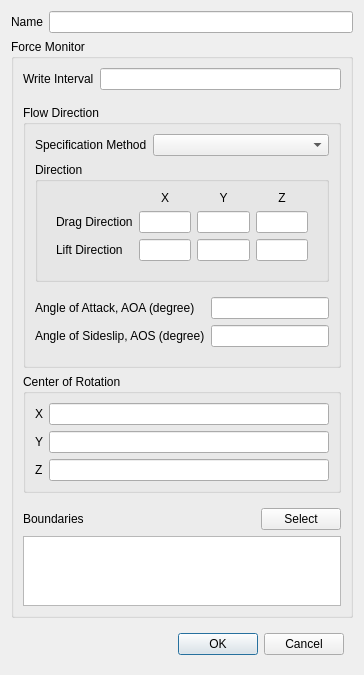
<?xml version="1.0" encoding="UTF-8"?>
<ui version="4.0">
 <class>ForceDialog</class>
 <widget class="QDialog" name="ForceDialog">
  <property name="geometry">
   <rect>
    <x>0</x>
    <y>0</y>
    <width>364</width>
    <height>660</height>
   </rect>
  </property>
  <property name="windowTitle">
   <string>Force Monitor</string>
  </property>
  <layout class="QVBoxLayout" name="verticalLayout_2">
   <item>
    <widget class="QWidget" name="nameWidget" native="true">
     <layout class="QFormLayout" name="formLayout_6">
      <property name="leftMargin">
       <number>0</number>
      </property>
      <property name="topMargin">
       <number>0</number>
      </property>
      <property name="rightMargin">
       <number>0</number>
      </property>
      <property name="bottomMargin">
       <number>0</number>
      </property>
      <item row="0" column="0">
       <widget class="QLabel" name="label_1">
        <property name="text">
         <string>Name</string>
        </property>
       </widget>
      </item>
      <item row="0" column="1">
       <widget class="MonitorNameEdit" name="name"/>
      </item>
     </layout>
    </widget>
   </item>
   <item>
    <widget class="QGroupBox" name="monitor">
     <property name="title">
      <string>Force Monitor</string>
     </property>
     <layout class="QVBoxLayout" name="verticalLayout">
      <item>
       <widget class="QWidget" name="widget_3" native="true">
        <layout class="QFormLayout" name="formLayout">
         <property name="leftMargin">
          <number>0</number>
         </property>
         <property name="topMargin">
          <number>0</number>
         </property>
         <property name="rightMargin">
          <number>0</number>
         </property>
         <property name="bottomMargin">
          <number>9</number>
         </property>
         <item row="0" column="0">
          <widget class="QLabel" name="label_2">
           <property name="text">
            <string>Write Interval</string>
           </property>
          </widget>
         </item>
         <item row="0" column="1">
          <widget class="QLineEdit" name="writeInterval">
           <property name="text">
            <string/>
           </property>
          </widget>
         </item>
        </layout>
       </widget>
      </item>
      <item>
       <widget class="QGroupBox" name="groupBox_2">
        <property name="title">
         <string>Flow Direction</string>
        </property>
        <layout class="QVBoxLayout" name="verticalLayout_4">
         <item>
          <widget class="QWidget" name="widget_4" native="true">
           <layout class="QFormLayout" name="formLayout_2">
            <property name="leftMargin">
             <number>0</number>
            </property>
            <property name="topMargin">
             <number>0</number>
            </property>
            <property name="rightMargin">
             <number>0</number>
            </property>
            <property name="bottomMargin">
             <number>0</number>
            </property>
            <item row="0" column="0">
             <widget class="QLabel" name="label_4">
              <property name="text">
               <string>Specification Method</string>
              </property>
             </widget>
            </item>
            <item row="0" column="1">
             <widget class="PythonComboBox" name="specificationMethod"/>
            </item>
           </layout>
          </widget>
         </item>
         <item>
          <widget class="QGroupBox" name="direction">
           <property name="title">
            <string>Direction</string>
           </property>
           <layout class="QVBoxLayout" name="verticalLayout_5">
            <item>
             <widget class="QWidget" name="widget_5" native="true">
              <layout class="QGridLayout" name="gridLayout">
               <property name="topMargin">
                <number>0</number>
               </property>
               <item row="0" column="3">
                <widget class="QLabel" name="label_5">
                 <property name="text">
                  <string>Z</string>
                 </property>
                 <property name="alignment">
                  <set>Qt::AlignCenter</set>
                 </property>
                </widget>
               </item>
               <item row="0" column="1">
                <widget class="QLabel" name="label_6">
                 <property name="text">
                  <string>X</string>
                 </property>
                 <property name="alignment">
                  <set>Qt::AlignCenter</set>
                 </property>
                </widget>
               </item>
               <item row="1" column="1">
                <widget class="PFloatLineEdit" name="dragDirectionX"/>
               </item>
               <item row="0" column="2">
                <widget class="QLabel" name="label_10">
                 <property name="text">
                  <string>Y</string>
                 </property>
                 <property name="alignment">
                  <set>Qt::AlignCenter</set>
                 </property>
                </widget>
               </item>
               <item row="1" column="3">
                <widget class="PFloatLineEdit" name="dragDirectionZ"/>
               </item>
               <item row="1" column="2">
                <widget class="PFloatLineEdit" name="dragDirectionY"/>
               </item>
               <item row="1" column="0">
                <widget class="QLabel" name="label_11">
                 <property name="text">
                  <string>Drag Direction</string>
                 </property>
                </widget>
               </item>
               <item row="2" column="0">
                <widget class="QLabel" name="label_12">
                 <property name="text">
                  <string>Lift Direction</string>
                 </property>
                </widget>
               </item>
               <item row="2" column="1">
                <widget class="PFloatLineEdit" name="liftDirectionX"/>
               </item>
               <item row="2" column="2">
                <widget class="PFloatLineEdit" name="liftDirectionY"/>
               </item>
               <item row="2" column="3">
                <widget class="PFloatLineEdit" name="liftDirectionZ"/>
               </item>
              </layout>
             </widget>
            </item>
           </layout>
          </widget>
         </item>
         <item>
          <widget class="QWidget" name="angles" native="true">
           <layout class="QFormLayout" name="formLayout_4">
            <property name="leftMargin">
             <number>0</number>
            </property>
            <property name="rightMargin">
             <number>0</number>
            </property>
            <item row="0" column="0">
             <widget class="QLabel" name="label_22">
              <property name="text">
               <string>Angle of Attack, AOA (degree)</string>
              </property>
             </widget>
            </item>
            <item row="0" column="1">
             <widget class="BatchableFloatEdit" name="AoA"/>
            </item>
            <item row="1" column="0">
             <widget class="QLabel" name="label_23">
              <property name="text">
               <string>Angle of Sideslip, AOS (degree)</string>
              </property>
             </widget>
            </item>
            <item row="1" column="1">
             <widget class="BatchableFloatEdit" name="AoS"/>
            </item>
           </layout>
          </widget>
         </item>
        </layout>
       </widget>
      </item>
      <item>
       <widget class="QWidget" name="widget_2" native="true">
        <layout class="QVBoxLayout" name="verticalLayout_3">
         <property name="leftMargin">
          <number>0</number>
         </property>
         <property name="topMargin">
          <number>0</number>
         </property>
         <property name="rightMargin">
          <number>0</number>
         </property>
         <item>
          <widget class="QGroupBox" name="groupBox_5">
           <property name="title">
            <string>Center of Rotation</string>
           </property>
           <layout class="QFormLayout" name="formLayout_5">
            <item row="0" column="0">
             <widget class="QLabel" name="label_14">
              <property name="text">
               <string>X</string>
              </property>
             </widget>
            </item>
            <item row="0" column="1">
             <widget class="PFloatLineEdit" name="centerOfRotationX"/>
            </item>
            <item row="1" column="0">
             <widget class="QLabel" name="label_15">
              <property name="text">
               <string>Y</string>
              </property>
             </widget>
            </item>
            <item row="1" column="1">
             <widget class="PFloatLineEdit" name="centerOfRotationY"/>
            </item>
            <item row="2" column="0">
             <widget class="QLabel" name="label_16">
              <property name="text">
               <string>Z</string>
              </property>
             </widget>
            </item>
            <item row="2" column="1">
             <widget class="PFloatLineEdit" name="centerOfRotationZ"/>
            </item>
           </layout>
          </widget>
         </item>
        </layout>
       </widget>
      </item>
      <item>
       <widget class="QWidget" name="widget" native="true">
        <layout class="QHBoxLayout" name="horizontalLayout">
         <property name="leftMargin">
          <number>0</number>
         </property>
         <property name="topMargin">
          <number>0</number>
         </property>
         <property name="rightMargin">
          <number>0</number>
         </property>
         <property name="bottomMargin">
          <number>0</number>
         </property>
         <item>
          <widget class="QLabel" name="label_17">
           <property name="text">
            <string>Boundaries</string>
           </property>
          </widget>
         </item>
         <item>
          <spacer name="horizontalSpacer">
           <property name="orientation">
            <enum>Qt::Horizontal</enum>
           </property>
           <property name="sizeHint" stdset="0">
            <size>
             <width>40</width>
             <height>20</height>
            </size>
           </property>
          </spacer>
         </item>
         <item>
          <widget class="QPushButton" name="select">
           <property name="text">
            <string>Select</string>
           </property>
          </widget>
         </item>
        </layout>
       </widget>
      </item>
      <item>
       <widget class="QListWidget" name="boundaries">
        <property name="selectionMode">
         <enum>QAbstractItemView::NoSelection</enum>
        </property>
       </widget>
      </item>
     </layout>
    </widget>
   </item>
   <item>
    <widget class="QWidget" name="widget_6" native="true">
     <layout class="QHBoxLayout" name="horizontalLayout_3">
      <item>
       <spacer name="horizontalSpacer_2">
        <property name="orientation">
         <enum>Qt::Horizontal</enum>
        </property>
        <property name="sizeHint" stdset="0">
         <size>
          <width>40</width>
          <height>20</height>
         </size>
        </property>
       </spacer>
      </item>
      <item>
       <widget class="QPushButton" name="ok">
        <property name="text">
         <string>OK</string>
        </property>
        <property name="default">
         <bool>true</bool>
        </property>
       </widget>
      </item>
      <item>
       <widget class="QPushButton" name="cancel">
        <property name="text">
         <string>Cancel</string>
        </property>
       </widget>
      </item>
     </layout>
    </widget>
   </item>
  </layout>
 </widget>
 <customwidgets>
  <customwidget>
   <class>MonitorNameEdit</class>
   <extends>QLineEdit</extends>
   <header>widgets.typed_edit</header>
  </customwidget>
  <customwidget>
   <class>PFloatLineEdit</class>
   <extends>QLineEdit</extends>
   <header>widgets.pfloat_line_edit</header>
  </customwidget>
  <customwidget>
   <class>BatchableFloatEdit</class>
   <extends>QLineEdit</extends>
   <header location="global">baramFlow.view.widgets.batchable_float_edit</header>
  </customwidget>
  <customwidget>
   <class>PythonComboBox</class>
   <extends>QComboBox</extends>
   <header location="global">widgets.python_combo_box</header>
  </customwidget>
 </customwidgets>
 <tabstops>
  <tabstop>name</tabstop>
  <tabstop>writeInterval</tabstop>
  <tabstop>specificationMethod</tabstop>
  <tabstop>dragDirectionX</tabstop>
  <tabstop>dragDirectionY</tabstop>
  <tabstop>dragDirectionZ</tabstop>
  <tabstop>liftDirectionX</tabstop>
  <tabstop>liftDirectionY</tabstop>
  <tabstop>liftDirectionZ</tabstop>
  <tabstop>AoA</tabstop>
  <tabstop>AoS</tabstop>
  <tabstop>centerOfRotationX</tabstop>
  <tabstop>centerOfRotationY</tabstop>
  <tabstop>centerOfRotationZ</tabstop>
  <tabstop>select</tabstop>
  <tabstop>boundaries</tabstop>
 </tabstops>
 <resources/>
 <connections>
  <connection>
   <sender>cancel</sender>
   <signal>clicked()</signal>
   <receiver>ForceDialog</receiver>
   <slot>reject()</slot>
   <hints>
    <hint type="sourcelabel">
     <x>308</x>
     <y>611</y>
    </hint>
    <hint type="destinationlabel">
     <x>181</x>
     <y>320</y>
    </hint>
   </hints>
  </connection>
 </connections>
</ui>
